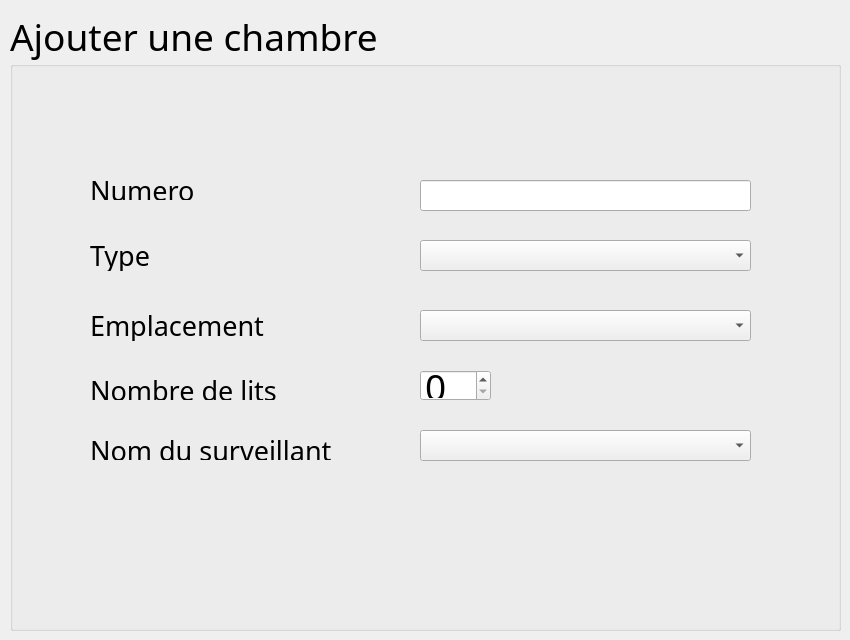
        <widget class="QWidget" name="AjoutChambre">
         <widget class="QGroupBox" name="groupBox_8">
          <property name="geometry">
           <rect>
            <x>10</x>
            <y>10</y>
            <width>831</width>
            <height>621</height>
           </rect>
          </property>
          <property name="font">
           <font>
            <family>Quicksand SemiBold</family>
            <pointsize>28</pointsize>
           </font>
          </property>
          <property name="title">
           <string>Ajouter une chambre</string>
          </property>
          <widget class="QComboBox" name="comboBox_AjoutType">
           <property name="geometry">
            <rect>
             <x>410</x>
             <y>230</y>
             <width>331</width>
             <height>31</height>
            </rect>
           </property>
           <item>
            <property name="text">
             <string/>
            </property>
           </item>
           <item>
            <property name="text">
             <string>Chambre de garde</string>
            </property>
           </item>
           <item>
            <property name="text">
             <string>Chambre du patient</string>
            </property>
           </item>
          </widget>
          <widget class="QLabel" name="emplacement">
           <property name="geometry">
            <rect>
             <x>80</x>
             <y>300</y>
             <width>191</width>
             <height>31</height>
            </rect>
           </property>
           <property name="font">
            <font>
             <family>Quicksand SemiBold</family>
             <pointsize>20</pointsize>
            </font>
           </property>
           <property name="text">
            <string>Emplacement</string>
           </property>
          </widget>
          <widget class="QLabel" name="type">
           <property name="geometry">
            <rect>
             <x>80</x>
             <y>230</y>
             <width>101</width>
             <height>31</height>
            </rect>
           </property>
           <property name="font">
            <font>
             <family>Quicksand SemiBold</family>
             <pointsize>20</pointsize>
            </font>
           </property>
           <property name="text">
            <string>Type</string>
           </property>
          </widget>
          <widget class="QLabel" name="numero">
           <property name="geometry">
            <rect>
             <x>80</x>
             <y>170</y>
             <width>121</width>
             <height>20</height>
            </rect>
           </property>
           <property name="font">
            <font>
             <family>Quicksand SemiBold</family>
             <pointsize>20</pointsize>
            </font>
           </property>
           <property name="text">
            <string>Numero</string>
           </property>
          </widget>
          <widget class="QLabel" name="nombredelits">
           <property name="geometry">
            <rect>
             <x>80</x>
             <y>370</y>
             <width>191</width>
             <height>20</height>
            </rect>
           </property>
           <property name="font">
            <font>
             <family>Quicksand SemiBold</family>
             <pointsize>20</pointsize>
            </font>
           </property>
           <property name="text">
            <string>Nombre de lits</string>
           </property>
          </widget>
          <widget class="QLabel" name="nomduSurveillant">
           <property name="geometry">
            <rect>
             <x>80</x>
             <y>430</y>
             <width>241</width>
             <height>20</height>
            </rect>
           </property>
           <property name="font">
            <font>
             <family>Quicksand SemiBold</family>
             <pointsize>20</pointsize>
            </font>
           </property>
           <property name="text">
            <string>Nom du surveillant</string>
           </property>
          </widget>
          <widget class="QLineEdit" name="lineEdit_AjoutNumero">
           <property name="geometry">
            <rect>
             <x>410</x>
             <y>170</y>
             <width>331</width>
             <height>31</height>
            </rect>
           </property>
          </widget>
          <widget class="QSpinBox" name="spinBox_AjoutLits">
           <property name="geometry">
            <rect>
             <x>410</x>
             <y>360</y>
             <width>71</width>
             <height>31</height>
            </rect>
           </property>
          </widget>
          <widget class="QPushButton" name="pushButton_AjoutChambre">
           <property name="geometry">
            <rect>
             <x>770</x>
             <y>570</y>
             <width>51</width>
             <height>41</height>
            </rect>
           </property>
           <property name="styleSheet">
            <string notr="true">#pushButton_AjoutChambre{
background-color: transparent;
border-image: url(:/pics/pics/valider.png);
background: none;
border: none;
background-repeat: none;
}</string>
           </property>
           <property name="text">
            <string/>
           </property>
          </widget>
          <widget class="QPushButton" name="pushButton_AnnulerAjoutChambre">
           <property name="geometry">
            <rect>
             <x>10</x>
             <y>580</y>
             <width>61</width>
             <height>31</height>
            </rect>
           </property>
           <property name="styleSheet">
            <string notr="true">#pushButton_AnnulerAjoutChambre{
background-color: transparent;
border-image: url(:/pics/pics/precedent.png);
background: none;
border: none;
background-repeat: none;
}</string>
           </property>
           <property name="text">
            <string/>
           </property>
          </widget>
          <widget class="QComboBox" name="comboBox_AjoutEmplacement">
           <property name="geometry">
            <rect>
             <x>410</x>
             <y>300</y>
             <width>331</width>
             <height>31</height>
            </rect>
           </property>
          </widget>
          <widget class="QComboBox" name="comboBox_AjoutSurveillant">
           <property name="geometry">
            <rect>
             <x>410</x>
             <y>420</y>
             <width>331</width>
             <height>31</height>
            </rect>
           </property>
          </widget>
         </widget>
        </widget>
